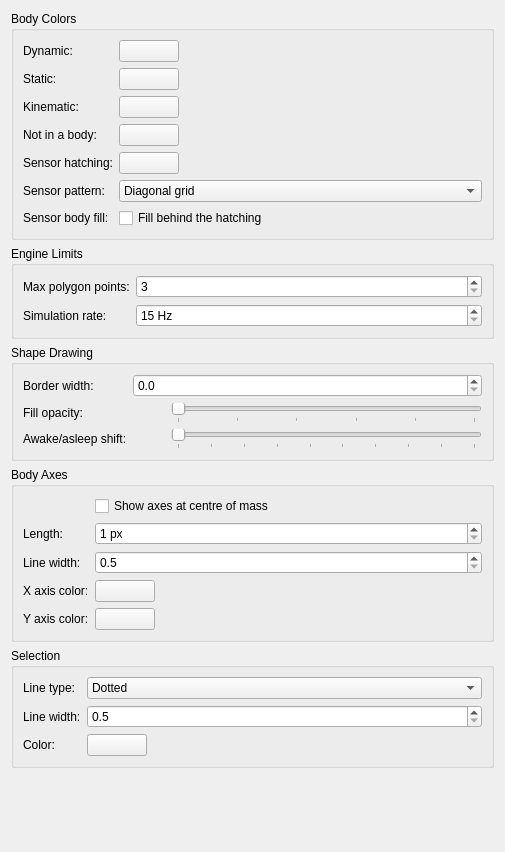
      <widget class="QWidget" name="physicsTab">
       <property name="geometry">
        <rect>
         <x>0</x>
         <y>0</y>
         <width>505</width>
         <height>852</height>
        </rect>
       </property>
       <layout class="QVBoxLayout" name="physicsLayout">
        <item>
         <widget class="QGroupBox" name="bodyColorsGroup">
          <property name="title">
           <string>Body Colors</string>
          </property>
          <layout class="QFormLayout" name="bodyColorsGroupForm">
           <item row="0" column="0">
            <widget class="QLabel" name="bodyDynamicColorButton_label">
             <property name="text">
              <string>Dynamic:</string>
             </property>
            </widget>
           </item>
           <item row="0" column="1">
            <widget class="QToolButton" name="bodyDynamicColorButton">
             <property name="minimumSize">
              <size>
               <width>60</width>
               <height>22</height>
              </size>
             </property>
             <property name="maximumSize">
              <size>
               <width>60</width>
               <height>22</height>
              </size>
             </property>
            </widget>
           </item>
           <item row="1" column="0">
            <widget class="QLabel" name="bodyStaticColorButton_label">
             <property name="text">
              <string>Static:</string>
             </property>
            </widget>
           </item>
           <item row="1" column="1">
            <widget class="QToolButton" name="bodyStaticColorButton">
             <property name="minimumSize">
              <size>
               <width>60</width>
               <height>22</height>
              </size>
             </property>
             <property name="maximumSize">
              <size>
               <width>60</width>
               <height>22</height>
              </size>
             </property>
            </widget>
           </item>
           <item row="2" column="0">
            <widget class="QLabel" name="bodyKinematicColorButton_label">
             <property name="text">
              <string>Kinematic:</string>
             </property>
            </widget>
           </item>
           <item row="2" column="1">
            <widget class="QToolButton" name="bodyKinematicColorButton">
             <property name="minimumSize">
              <size>
               <width>60</width>
               <height>22</height>
              </size>
             </property>
             <property name="maximumSize">
              <size>
               <width>60</width>
               <height>22</height>
              </size>
             </property>
            </widget>
           </item>
           <item row="3" column="0">
            <widget class="QLabel" name="unassignedShapeColorButton_label">
             <property name="text">
              <string>Not in a body:</string>
             </property>
            </widget>
           </item>
           <item row="3" column="1">
            <widget class="QToolButton" name="unassignedShapeColorButton">
             <property name="minimumSize">
              <size>
               <width>60</width>
               <height>22</height>
              </size>
             </property>
             <property name="maximumSize">
              <size>
               <width>60</width>
               <height>22</height>
              </size>
             </property>
            </widget>
           </item>
           <item row="4" column="0">
            <widget class="QLabel" name="sensorColorButton_label">
             <property name="text">
              <string>Sensor hatching:</string>
             </property>
            </widget>
           </item>
           <item row="4" column="1">
            <widget class="QToolButton" name="sensorColorButton">
             <property name="minimumSize">
              <size>
               <width>60</width>
               <height>22</height>
              </size>
             </property>
             <property name="maximumSize">
              <size>
               <width>60</width>
               <height>22</height>
              </size>
             </property>
            </widget>
           </item>
           <item row="5" column="0">
            <widget class="QLabel" name="sensorPattern_label">
             <property name="text">
              <string>Sensor pattern:</string>
             </property>
            </widget>
           </item>
           <item row="5" column="1">
            <widget class="QComboBox" name="sensorPattern">
             <property name="toolTip">
              <string>How a sensor is marked out. It is an area things pass through rather than a solid shape, so it is drawn open rather than filled.</string>
             </property>
             <item>
              <property name="text">
               <string>Diagonal grid</string>
              </property>
             </item>
             <item>
              <property name="text">
               <string>Diagonal lines</string>
              </property>
             </item>
             <item>
              <property name="text">
               <string>Horizontal lines</string>
              </property>
             </item>
             <item>
              <property name="text">
               <string>Solid</string>
              </property>
             </item>
            </widget>
           </item>
           <item row="6" column="0">
            <widget class="QLabel" name="sensorFillsBody_label">
             <property name="text">
              <string>Sensor body fill:</string>
             </property>
            </widget>
           </item>
           <item row="6" column="1">
            <widget class="QCheckBox" name="sensorFillsBody">
             <property name="toolTip">
              <string>Fill a sensor with its body's colour under the hatching. Off, only the hatching and the outline are drawn, so what is behind the sensor stays visible.</string>
             </property>
             <property name="text">
              <string>Fill behind the hatching</string>
             </property>
            </widget>
           </item>
          </layout>
         </widget>
        </item>
        <item>
         <widget class="QGroupBox" name="engineLimitsGroup">
          <property name="title">
           <string>Engine Limits</string>
          </property>
          <layout class="QFormLayout" name="engineLimitsGroupForm">
           <item row="0" column="0">
            <widget class="QLabel" name="maxPolygonVertices_label">
             <property name="text">
              <string>Max polygon points:</string>
             </property>
            </widget>
           </item>
           <item row="0" column="1">
            <widget class="QSpinBox" name="maxPolygonVertices">
             <property name="toolTip">
              <string>How many points a polygon may have and still be a solid, movable shape. Box2D's own limit is 8.</string>
             </property>
             <property name="minimum">
              <number>3</number>
             </property>
             <property name="maximum">
              <number>64</number>
             </property>
             <property name="singleStep">
              <number>1</number>
             </property>
            </widget>
           </item>
           <item row="1" column="0">
            <widget class="QLabel" name="simulationStepsPerSecond_label">
             <property name="text">
              <string>Simulation rate:</string>
             </property>
            </widget>
           </item>
           <item row="1" column="1">
            <widget class="QSpinBox" name="simulationStepsPerSecond">
             <property name="toolTip">
              <string>How often the physics engine is stepped. Higher is steadier and more accurate, and costs proportionally more work. It does not change how fast the scene plays.</string>
             </property>
             <property name="suffix">
              <string> Hz</string>
             </property>
             <property name="minimum">
              <number>15</number>
             </property>
             <property name="maximum">
              <number>480</number>
             </property>
             <property name="singleStep">
              <number>10</number>
             </property>
            </widget>
           </item>
          </layout>
         </widget>
        </item>
        <item>
         <widget class="QGroupBox" name="shapeDrawingGroup">
          <property name="title">
           <string>Shape Drawing</string>
          </property>
          <layout class="QFormLayout" name="shapeDrawingGroupForm">
           <item row="0" column="0">
            <widget class="QLabel" name="physicsBorderWidth_label">
             <property name="text">
              <string>Border width:</string>
             </property>
            </widget>
           </item>
           <item row="0" column="1">
            <widget class="QDoubleSpinBox" name="physicsBorderWidth">
             <property name="decimals">
              <number>1</number>
             </property>
             <property name="minimum">
              <double>0.000000000000000</double>
             </property>
             <property name="maximum">
              <double>20.000000000000000</double>
             </property>
             <property name="singleStep">
              <double>0.500000000000000</double>
             </property>
            </widget>
           </item>
           <item row="1" column="0">
            <widget class="QLabel" name="physicsFillAlpha_label">
             <property name="text">
              <string>Fill opacity:</string>
             </property>
            </widget>
           </item>
           <item row="1" column="1">
            <widget class="QWidget" name="physicsFillAlphaContainer" native="true">
             <layout class="QHBoxLayout" name="physicsFillAlphaLayout">
              <property name="spacing">
               <number>6</number>
              </property>
              <property name="leftMargin">
               <number>0</number>
              </property>
              <property name="topMargin">
               <number>0</number>
              </property>
              <property name="rightMargin">
               <number>0</number>
              </property>
              <property name="bottomMargin">
               <number>0</number>
              </property>
              <item>
               <widget class="QLabel" name="physicsFillAlphaLabel">
                <property name="minimumSize">
                 <size>
                  <width>32</width>
                  <height>0</height>
                 </size>
                </property>
                <property name="text">
                 <string/>
                </property>
                <property name="alignment">
                 <set>Qt::AlignRight|Qt::AlignTrailing|Qt::AlignVCenter</set>
                </property>
               </widget>
              </item>
              <item>
               <widget class="QSlider" name="physicsFillAlpha">
                <property name="toolTip">
                 <string>How solidly a body's color fills its shapes. The outline is always drawn at full strength.</string>
                </property>
                <property name="minimum">
                 <number>0</number>
                </property>
                <property name="maximum">
                 <number>255</number>
                </property>
                <property name="orientation">
                 <enum>Qt::Horizontal</enum>
                </property>
                <property name="tickPosition">
                 <enum>QSlider::TicksBelow</enum>
                </property>
                <property name="tickInterval">
                 <number>51</number>
                </property>
               </widget>
              </item>
             </layout>
            </widget>
           </item>
           <item row="2" column="0">
            <widget class="QLabel" name="sleepShiftPercent_label">
             <property name="text">
              <string>Awake/asleep shift:</string>
             </property>
            </widget>
           </item>
           <item row="2" column="1">
            <widget class="QWidget" name="sleepShiftPercentContainer" native="true">
             <layout class="QHBoxLayout" name="sleepShiftPercentLayout">
              <property name="spacing">
               <number>6</number>
              </property>
              <property name="leftMargin">
               <number>0</number>
              </property>
              <property name="topMargin">
               <number>0</number>
              </property>
              <property name="rightMargin">
               <number>0</number>
              </property>
              <property name="bottomMargin">
               <number>0</number>
              </property>
              <item>
               <widget class="QLabel" name="sleepShiftPercentLabel">
                <property name="minimumSize">
                 <size>
                  <width>32</width>
                  <height>0</height>
                 </size>
                </property>
                <property name="text">
                 <string/>
                </property>
                <property name="alignment">
                 <set>Qt::AlignRight|Qt::AlignTrailing|Qt::AlignVCenter</set>
                </property>
               </widget>
              </item>
              <item>
               <widget class="QSlider" name="sleepShiftPercent">
                <property name="toolTip">
                 <string>While a simulation runs, an awake body is drawn this much lighter and a sleeping one this much darker.</string>
                </property>
                <property name="minimum">
                 <number>0</number>
                </property>
                <property name="maximum">
                 <number>90</number>
                </property>
                <property name="orientation">
                 <enum>Qt::Horizontal</enum>
                </property>
                <property name="tickPosition">
                 <enum>QSlider::TicksBelow</enum>
                </property>
                <property name="tickInterval">
                 <number>10</number>
                </property>
               </widget>
              </item>
             </layout>
            </widget>
           </item>
          </layout>
         </widget>
        </item>
        <item>
         <widget class="QGroupBox" name="bodyAxesGroup">
          <property name="toolTip">
           <string>A small axis cross at each body's centre of mass, turned with the body.</string>
          </property>
          <property name="title">
           <string>Body Axes</string>
          </property>
          <layout class="QFormLayout" name="bodyAxesGroupForm">
           <item row="0" column="1">
            <widget class="QCheckBox" name="showBodyAxes">
             <property name="text">
              <string>Show axes at centre of mass</string>
             </property>
            </widget>
           </item>
           <item row="1" column="0">
            <widget class="QLabel" name="bodyAxisLength_label">
             <property name="text">
              <string>Length:</string>
             </property>
            </widget>
           </item>
           <item row="1" column="1">
            <widget class="QDoubleSpinBox" name="bodyAxisLength">
             <property name="suffix">
              <string> px</string>
             </property>
             <property name="decimals">
              <number>0</number>
             </property>
             <property name="minimum">
              <double>1.000000000000000</double>
             </property>
             <property name="maximum">
              <double>1000.000000000000000</double>
             </property>
             <property name="singleStep">
              <double>1.000000000000000</double>
             </property>
            </widget>
           </item>
           <item row="2" column="0">
            <widget class="QLabel" name="bodyAxisWidth_label">
             <property name="text">
              <string>Line width:</string>
             </property>
            </widget>
           </item>
           <item row="2" column="1">
            <widget class="QDoubleSpinBox" name="bodyAxisWidth">
             <property name="decimals">
              <number>1</number>
             </property>
             <property name="minimum">
              <double>0.500000000000000</double>
             </property>
             <property name="maximum">
              <double>20.000000000000000</double>
             </property>
             <property name="singleStep">
              <double>0.500000000000000</double>
             </property>
            </widget>
           </item>
           <item row="3" column="0">
            <widget class="QLabel" name="bodyAxisXColorButton_label">
             <property name="text">
              <string>X axis color:</string>
             </property>
            </widget>
           </item>
           <item row="3" column="1">
            <widget class="QToolButton" name="bodyAxisXColorButton">
             <property name="minimumSize">
              <size>
               <width>60</width>
               <height>22</height>
              </size>
             </property>
             <property name="maximumSize">
              <size>
               <width>60</width>
               <height>22</height>
              </size>
             </property>
            </widget>
           </item>
           <item row="4" column="0">
            <widget class="QLabel" name="bodyAxisYColorButton_label">
             <property name="text">
              <string>Y axis color:</string>
             </property>
            </widget>
           </item>
           <item row="4" column="1">
            <widget class="QToolButton" name="bodyAxisYColorButton">
             <property name="minimumSize">
              <size>
               <width>60</width>
               <height>22</height>
              </size>
             </property>
             <property name="maximumSize">
              <size>
               <width>60</width>
               <height>22</height>
              </size>
             </property>
            </widget>
           </item>
          </layout>
         </widget>
        </item>
        <item>
         <widget class="QGroupBox" name="physicsSelectionGroup">
          <property name="toolTip">
           <string>The ring drawn just outside a shape picked in Physics mode.</string>
          </property>
          <property name="title">
           <string>Selection</string>
          </property>
          <layout class="QFormLayout" name="physicsSelectionGroupForm">
           <item row="0" column="0">
            <widget class="QLabel" name="physicsSelectionLineStyle_label">
             <property name="text">
              <string>Line type:</string>
             </property>
            </widget>
           </item>
           <item row="0" column="1">
            <widget class="QComboBox" name="physicsSelectionLineStyle">
             <item>
              <property name="text">
               <string>Dotted</string>
              </property>
             </item>
             <item>
              <property name="text">
               <string>Dashed</string>
              </property>
             </item>
             <item>
              <property name="text">
               <string>Solid</string>
              </property>
             </item>
             <item>
              <property name="text">
               <string>Dash-Dot</string>
              </property>
             </item>
            </widget>
           </item>
           <item row="1" column="0">
            <widget class="QLabel" name="physicsSelectionLineWidth_label">
             <property name="text">
              <string>Line width:</string>
             </property>
            </widget>
           </item>
           <item row="1" column="1">
            <widget class="QDoubleSpinBox" name="physicsSelectionLineWidth">
             <property name="decimals">
              <number>1</number>
             </property>
             <property name="minimum">
              <double>0.500000000000000</double>
             </property>
             <property name="maximum">
              <double>20.000000000000000</double>
             </property>
             <property name="singleStep">
              <double>0.500000000000000</double>
             </property>
            </widget>
           </item>
           <item row="2" column="0">
            <widget class="QLabel" name="physicsSelectionColorButton_label">
             <property name="text">
              <string>Color:</string>
             </property>
            </widget>
           </item>
           <item row="2" column="1">
            <widget class="QToolButton" name="physicsSelectionColorButton">
             <property name="minimumSize">
              <size>
               <width>60</width>
               <height>22</height>
              </size>
             </property>
             <property name="maximumSize">
              <size>
               <width>60</width>
               <height>22</height>
              </size>
             </property>
            </widget>
           </item>
          </layout>
         </widget>
        </item>
        <item>
         <spacer name="physicsSpacer">
          <property name="orientation">
           <enum>Qt::Vertical</enum>
          </property>
          <property name="sizeHint" stdset="0">
           <size>
            <width>0</width>
            <height>0</height>
           </size>
          </property>
         </spacer>
        </item>
       </layout>
      </widget>
